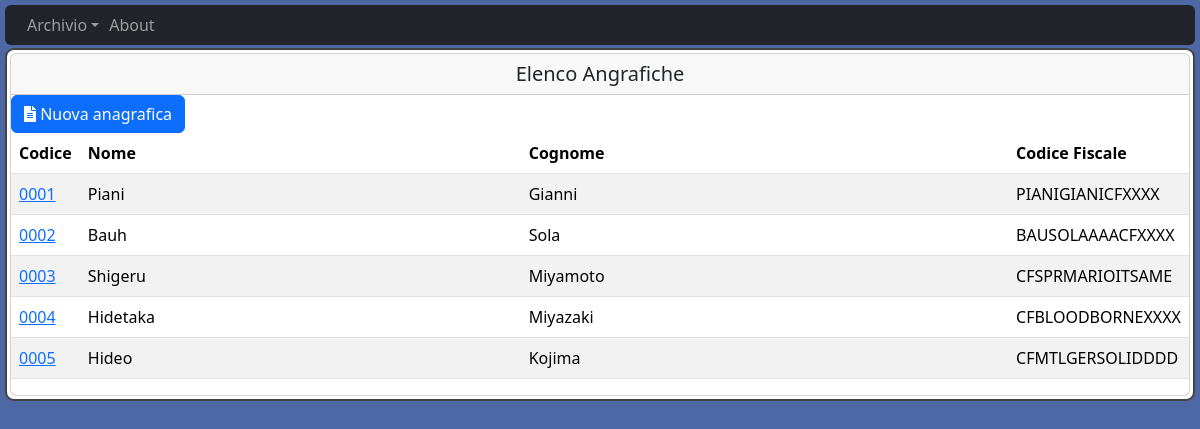
Page /ana/all on the committed database.
### models.py (models this page shows, shortened)
class Anagrafica(db.Model):
    __tablename__ = "Anagrafica"
    id = db.Column(db.Integer, primary_key=True)
    CreatedOn = db.Column(db.DateTime(), default=datetime.now)
    UpdatedOn = db.Column(db.DateTime(), default=datetime.now, onupdate=datetime.now)
    Nome = db.Column(db.String(20), unique=False, nullable=False)
    Cognome = db.Column(db.String(20), unique=False, nullable=False)
    CodFis = db.Column(db.String(16), unique=True, nullable=False)
    debiti = relationship('Debito', cascade="all, delete-orphan")
    crediti = relationship('Credito', cascade="all, delete-orphan")

### app.py (the view)
@app.route('/ana/all')
def app_ana_all():
    return render_template('ana_all.html', Anagrafiche=Anagrafica.query.all())

### templates/ana_all.html
{% extends "layout.html" %}
{% block content %}
    <div class="content-section">
        <div class="card">
            <h5 class="card-header text-center font-weight-bold py-2">Elenco Angrafiche </h5>
            <div id="toolbar">
                <form method="GET" action="/ana/insert">
                    <button id="new" class="btn btn-primary">
                    <i class="fas fa-file-alt"></i> Nuova anagrafica
                    </button>
                </form>
            </div>
            <table class="table table-striped"
                id="table"
                data-toolbar="#toolbar"
                data-group-by="false"
                data-show-export="true"
                data-toggle="table"
                data-sortable="true"
                data-show-fullscreen="true"
                data-show-columns="true"
                data-show-columns-toggle-all="true"
                data-show-search-clear-button="true"
                data-search="true"
                data-show-toggle="true"
                data-show-button-icons="true"
                data-show-pagination-switch="true"
                data-pagination="false"
                data-page-size="20"
                data-show-extended-pagination="true"
                data-cookie="true"
                data-cookie-id-table="ana_all"
                data-reorderable-columns="false">
                <thead class="thead-dark">
                    <tr>
                        <th data-sortable="true" data-field="id">Codice</th>
                        <th data-sortable="true" data-field="Nome">Nome</th>
                        <th data-sortable="true" data-field="Cognome">Cognome</th>
                        <th data-sortable="true" data-field="CodFis">Codice Fiscale</th>
                    </tr>
                </thead>
                <tbody id="maintable">
                    {% for a in Anagrafiche %}
                        <tr>
                            <td style="width: 5%"><a data-href="{{'%04d'|format(a.id)}}" href="{{ a.id }}">{{ "%04d"|format(a.id) }}</a></td>
                            <td>{{ a.Nome }}</td>
                            <td>{{ a.Cognome }}</td>
                            <td style="width: 10%">{{ a.CodFis }}</td>
                        </tr>
                    {% endfor %}
                </tbody>
            </table>
        </div>
    </div>
{% endblock content %}

### static/main.css (style rules this page uses)
h1, h2, h3, h4, h5, h6 { color: #444444; }
.content-section { background: #ffffff; padding: 3px 3px; border: 2px solid #444444; border-radius: 9px; margin-bottom: 3px; margin-top: 3px; }
body { background: #4e68a6; color: #333333; margin-top: 5px; margin-left: 5px; margin-right: 5px; }

### rows in the picture
Anagrafica: id "0001", Nome "Piani", Cognome "Gianni", CodFis "PIANIGIANICFXXXX"
Anagrafica: id "0002", Nome "Bauh", Cognome "Sola", CodFis "BAUSOLAAAACFXXXX"
Anagrafica: id "0003", Nome "Shigeru", Cognome "Miyamoto", CodFis "CFSPRMARIOITSAME"
Anagrafica: id "0004", Nome "Hidetaka", Cognome "Miyazaki", CodFis "CFBLOODBORNEXXXX"
Anagrafica: id "0005", Nome "Hideo", Cognome "Kojima", CodFis "CFMTLGERSOLIDDDD"
